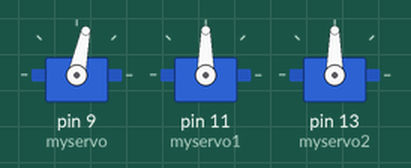
A sketch run on a simulated Arduino Uno, built with avr-gcc and run on an emulated ATmega328P. Shown: 3 × servo.

Above: at 0.05 s.
At 0.7 s:
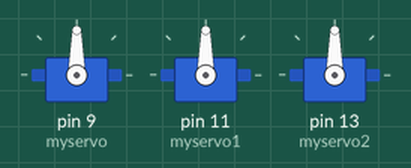
At 1.0 s:
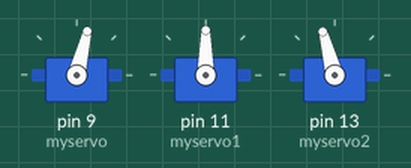
At 1.35 s:
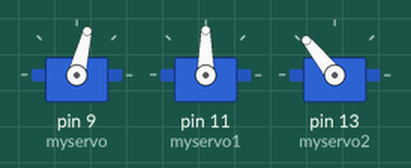
At 1.85 s:
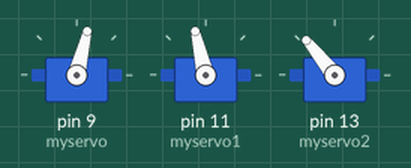
At 2.7 s:
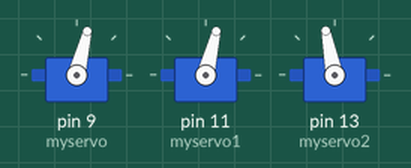
Timing chart, 0 to 6.2 s (numbered marks = the images above):
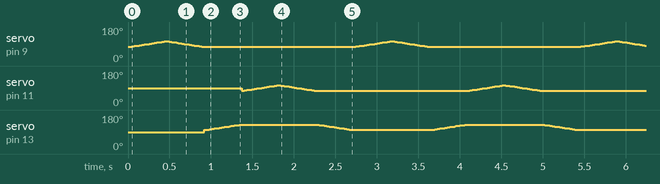

The sketch:

leg_coorodination.ino
```cpp
//This is the complete code for the development of Hexapod robot

#include <Servo.h>
							// a maximum of three servo objects can be created
Servo myservo; 				// create servo object to control a servo
Servo myservo1;
Servo myservo2;

int pos = 0; 				// variable to store the left servo position
int pos1 = 0; 				// variable to store the right servo position
int middle = 0; 			// variable to store the middle servo position


void setup()
{
	myservo.attach(9); 			// attaches the servo on pin 9 to the servo object
	myservo1.attach(11); 		// attaches the servo on pin 11 to the servo object
	myservo2.attach(13); 		// attaches the servo on pin 13 to the servo object
}


void loop()
{
	for(pos = 75; pos < 105; pos += 1) 				// goes from 75 degrees to 105 degrees
	{ 												// in steps of 1 degree
		myservo.write(pos); 						// tell servo to go to position in variable 'pos'
		delay(15); 									// waits 15ms for the servo to reach the position
	}

	for(pos = 105; pos>=76; pos-=1) 				// goes from 105 degrees to 76 degrees
	{
		myservo.write(pos); 						// tell servo to go to position in variable 'pos'
		delay(15); 									// waits 15ms for the servo to reach the position
	}

	for(middle = 100; middle < 130; middle += 1) 	// goes from 100 degrees to 130 degrees
	{ 												// in steps of 1 degree
		myservo2.write(middle); 					// tell servo to go to position in variable 'pos'
		delay(15); 									// waits 15ms for the servo to reach the position
	}

	for(pos1 = 75; pos1 < 105; pos1 += 1) 			// goes from 75 degrees to 105 degrees
	{ 												// in steps of 1 degree
		myservo1.write(pos1); 						// tell servo to go to position in variable 'pos'
		delay(15); 									// waits 15ms for the servo to reach the position
	}

	for(pos1 = 105; pos1>=76; pos1-=1) 				// goes from 105 degrees to 76 degrees
	{
		myservo1.write(pos1); 						// tell servo to go to position in variable 'pos'
		delay(15); 									// waits 15ms for the servo to reach the position
	}

	for(middle = 130; middle>=101; middle-=1) 		// goes from 130 degrees to 101 degrees
	{
		myservo2.write(middle); 					// tell servo to go to position in variable 'pos'
		delay(15); 									// waits 15ms for the servo to reach the position
	}

}
```

hexapod.ino
```cpp

```
